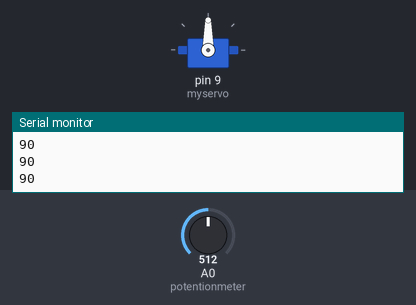
Recording of a sketch running on a simulated Arduino Uno, built with avr-gcc and run on an emulated ATmega328P. Parts: servo, the last lines printed to the serial monitor. The test bench sets the inputs (shaded band); at power-on: A0 (potentionmeter) = 512.

Above: at 1.2 s.
1.3 s: A0 (potentionmeter) set to 716
At 1.6 s:
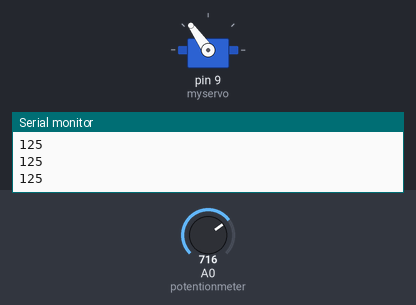
2.8 s: A0 (potentionmeter) set to 900
At 3.1 s:
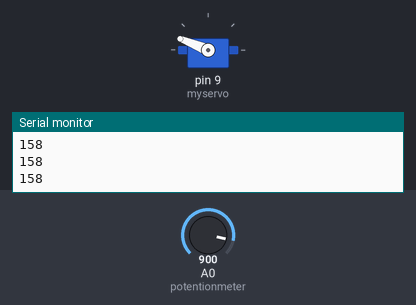
4.3 s: A0 (potentionmeter) set to 1023
At 5.2 s:
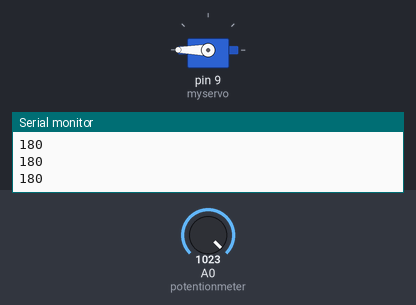
5.8 s: A0 (potentionmeter) set to 306
At 6.1 s:
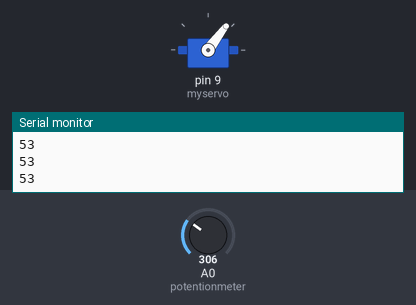
7.3 s: A0 (potentionmeter) set to 122
At 8.5 s:
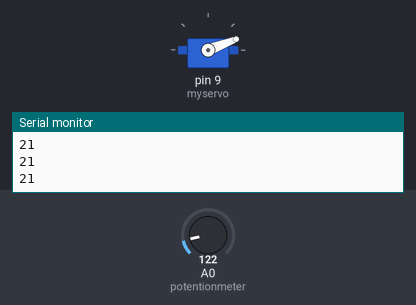
8.8 s: A0 (potentionmeter) set to 0
At 9.9 s:
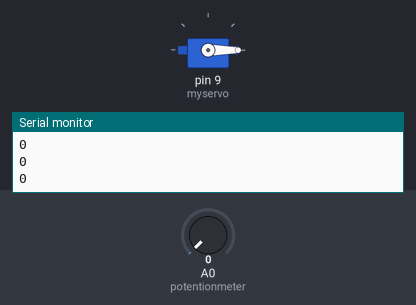
Timing chart, 0 to 11.3 s (numbered marks = the images above; inputs shaded):
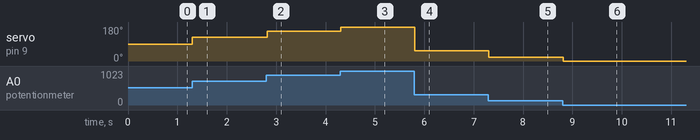

The sketch:

servo_motor.ino
```cpp
#include <Servo.h>

// 사용자가 원하는 속도나 각도를 지정해주면 그대로 동작하는 모터
// 서보모터 출력단에 토그가 많이 필요하게 되면 부하에 따라 높은 전류를 요구한다.
// usb로 전원 공급시 5V 핀에서 최대 500mA 출력이 가능,
// 9V 이상의 외부전원 공급 시 최대 800mA의 전류를 출력할 수 있다.

Servo myservo;

int potentionmeter = A0; //가변저항 AO에 연결
int val;

void setup()
{
	Serial.begin(9600);
	myservo.attach(9);       //서보모터 9번핀에 연결
}

void loop()
{
	val = analogRead(potentionmeter);
	//가변저항에서 읽은 아날로그 값을 변수 val에 저장

	//map 함수를 이용해 아날로그 값 0~1023을 0~180으로 조정한 후 val에 저장
	val = map(val, 0, 1023, 0, 180);
	myservo.write(val); //val 값에 따라 서보모터 이동
	Serial.println(val);
	delay(15); //서보모터가 움직일 시간 15ms 딜레이
}
```

Measured:
- after the input at 1.3 s, servo on pin 9 (myservo): 90° → 125° at once
- after the input at 2.8 s, servo on pin 9 (myservo): 125° → 158° at once
- after the input at 4.3 s, servo on pin 9 (myservo): 158° → 180° at once
- after the input at 5.8 s, servo on pin 9 (myservo): 180° → 53° at once
- after the input at 7.3 s, servo on pin 9 (myservo): 53° → 21° at once
- after the input at 8.8 s, servo on pin 9 (myservo): 21° → 0° at once
